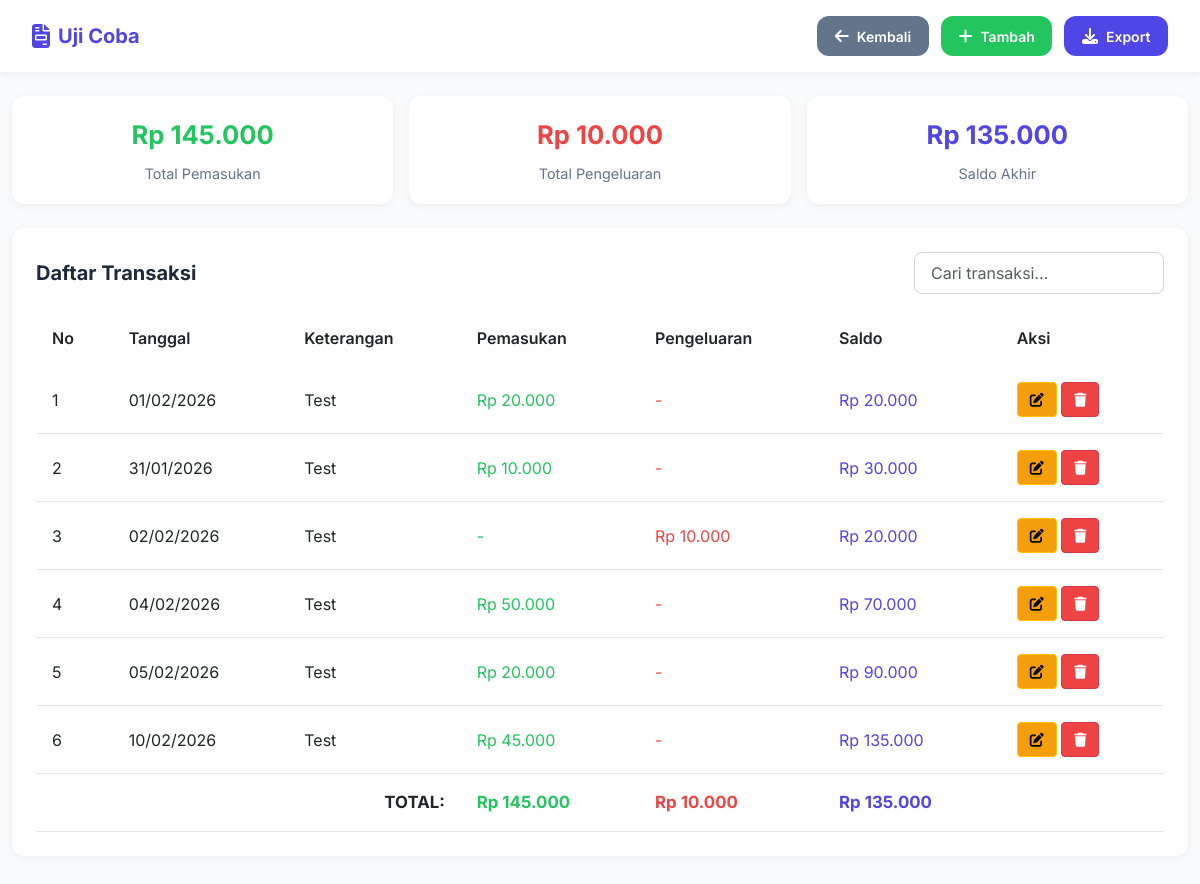
Page /detail-sheet.php?id_sheet=5 (signed in) on the committed database.
### tables this page shows
CREATE TABLE `sheet_info` (
  `id_sheet` int NOT NULL,
  `nama` varchar(50) NOT NULL,
  `kategori` varchar(50) NOT NULL,
  `saldo_awal` int NOT NULL,
  `deskripsi` varchar(50) NOT NULL
);

CREATE TABLE `sheet_data` (
  `id_data` int NOT NULL,
  `id_sheet` int NOT NULL,
  `tanggal` timestamp NOT NULL,
  `keterangan` varchar(50) NOT NULL,
  `notes` varchar(255) NOT NULL,
  `pemasukan` int DEFAULT NULL,
  `pengeluaran` int DEFAULT NULL,
  `saldo` int DEFAULT NULL
);

### detail-sheet.php (the view, shortened to what this page needs)
<?php
include 'koneksi.php';
$id_sheet = (int)$_GET['id_sheet'];
$q_info = mysqli_query($conn, "SELECT * FROM sheet_info WHERE id_sheet = $id_sheet");
$sheet = mysqli_fetch_assoc($q_info);
$q_data = mysqli_query($conn, "SELECT * FROM sheet_data WHERE id_sheet = $id_sheet ORDER BY id_data ASC");
$total_masuk = 0;
$total_keluar = 0;
while ($d = mysqli_fetch_assoc($q_data)) {
  $total_masuk += $d['pemasukan'];
  $total_keluar += $d['pengeluaran'];
}
$saldo_akhir = $sheet['saldo_awal'] + $total_masuk - $total_keluar;
mysqli_data_seek($q_data, 0);
?>
<!DOCTYPE html>
<html lang="id">
<head>
  <link href="https://cdn.jsdelivr.net/npm/bootstrap@5.3.0/dist/css/bootstrap.min.css" rel="stylesheet">
  <link href="https://cdnjs.cloudflare.com/ajax/libs/font-awesome/6.5.0/css/all.min.css" rel="stylesheet">
</head>
<body>
<nav class="navbar-custom">
  <div class="navbar-container">
    <a href="dashboard.php" class="navbar-brand">
      <i class="fas fa-file-invoice"></i>
      <span><?= htmlspecialchars($sheet['nama']) ?></span>
    </a>
    <div class="navbar-menu">
      <a href="dashboard.php" class="btn btn-secondary btn-modern">
        <i class="fas fa-arrow-left"></i> Kembali
      </a>
      <button class="btn btn-success btn-modern" data-bs-toggle="modal" data-bs-target="#addTransactionModal">
        <i class="fas fa-plus"></i> Tambah
      </button>
      <a href="export-docx.php?id_sheet=<?= $id_sheet ?>" class="btn btn-primary btn-modern">
        <i class="fas fa-download"></i> Export
      </a>
    </div>
  </div>
</nav>
<div class="container mt-4">
  <div class="summary-container">
    <div class="summary-card">
      <div class="summary-value text-success">Rp <?= number_format($total_masuk, 0, ',', '.') ?></div>
      <div class="summary-label">Total Pemasukan</div>
    </div>
    <div class="summary-card">
      <div class="summary-value text-danger">Rp <?= number_format($total_keluar, 0, ',', '.') ?></div>
      <div class="summary-label">Total Pengeluaran</div>
    </div>
    <div class="summary-card">
      <div class="summary-value text-primary">Rp <?= number_format($saldo_akhir, 0, ',', '.') ?></div>
      <div class="summary-label">Saldo Akhir</div>
    </div>
  </div>
  <div class="table-card">
    <div class="table-header">
      <h5 class="table-title">Daftar Transaksi</h5>
      <div class="search-bar">
        <input type="text" class="form-control" placeholder="Cari transaksi...">
      </div>
    </div>
    <div class="table-responsive">
      <table class="table align-middle">
        <thead>
          <tr>
            <th>No</th>
            <th>Tanggal</th>
            <th>Keterangan</th>
            <th>Pemasukan</th>
            <th>Pengeluaran</th>
            <th>Saldo</th>
            <th>Aksi</th>
          </tr>
        </thead>
        <tbody>
          <?php
          $no = 1;
          while ($row = mysqli_fetch_assoc($q_data)):
          ?>
          <tr>
            <td><?= $no++ ?></td>
            <td><?= date('d/m/Y', strtotime($row['tanggal'])) ?></td>
            <td><?= htmlspecialchars($row['keterangan']) ?></td>
            <td class="text-success"><?= $row['pemasukan'] ? 'Rp ' . number_format($row['pemasukan'], 0, ',', '.') : '-' ?></td>
            <td class="text-danger"><?= $row['pengeluaran'] ? 'Rp ' . number_format($row['pengeluaran'], 0, ',', '.') : '-' ?></td>
            <td class="text-primary">Rp <?= number_format($row['saldo'], 0, ',', '.') ?></td>
            <td>
              <button
                class="btn btn-sm btn-warning btn-edit"
                data-id="<?= $row['id_data'] ?>"
                data-tanggal="<?= $row['tanggal'] ?>"
                data-keterangan="<?= htmlspecialchars($row['keterangan']) ?>"
                data-pemasukan="<?= $row['pemasukan'] ?>"
                data-pengeluaran="<?= $row['pengeluaran'] ?>"
              >
                <i class="fa fa-edit"></i>
              </button>
              <button
                class="btn btn-sm btn-danger btn-delete"
                data-id="<?= $row['id_data'] ?>"
                data-keterangan="<?= htmlspecialchars($row['keterangan']) ?>"
              >
                <i class="fa fa-trash"></i>
              </button>
            </td>
          </tr>
          <?php endwhile; ?>
          <tr class="total-row">
            <td colspan="3" class="text-end">TOTAL:</td>
            <td class="text-success">Rp <?= number_format($total_masuk, 0, ',', '.') ?></td>
            <td class="text-danger">Rp <?= number_format($total_keluar, 0, ',', '.') ?></td>
            <td class="text-primary">Rp <?= number_format($saldo_akhir, 0, ',', '.') ?></td>
            <td></td>
          </tr>
        </tbody>
      </table>
    </div>
  </div>
</div>
</body>
</html>

### detail-sheet.php (style rules this page uses)
:root { --primary: #4f46e5; --success: #22c55e; --warning: #f59e0b; --danger: #ef4444; --text: #1e293b; --muted: #64748b; --bg: #f8fafc; --card: #ffffff; --radius: 12px; --shadow: 0 2px 8px rgba(0, 0, 0, 0.05); }
* { font-family: "Inter", sans-serif; margin: 0; padding: 0; box-sizing: border-box; }
body { background: var(--bg); color: var(--text); }
.navbar-custom { background: var(--card); box-shadow: var(--shadow); padding: 1rem 0; position: sticky; top: 0; z-index: 1000; }
.navbar-container { max-width: 1200px; margin: 0 auto; padding: 0 2rem; display: flex; justify-content: space-between; align-items: center; }
.navbar-brand { font-weight: 700; color: var(--primary); font-size: 1.25rem; display: flex; align-items: center; gap: 0.5rem; text-decoration: none; }
.navbar-brand i { font-size: 1.5rem; }
.navbar-menu { display: flex; gap: 0.75rem; align-items: center; }
.btn-modern { border-radius: var(--radius); border: none; font-weight: 600; padding: 0.6rem 1.1rem; display: inline-flex; align-items: center; gap: 0.5rem; cursor: pointer; transition: all 0.2s ease; text-decoration: none; color: white; font-size: 0.875rem; }
.btn-modern i { font-size: 1rem; }
.btn-primary { background: var(--primary); }
.btn-success { background: var(--success); }
.btn-danger { background: var(--danger); }
.btn-warning { background: var(--warning); }
.btn-secondary { background: var(--muted); }
.summary-container { display: grid; grid-template-columns: repeat(auto-fit, minmax(220px, 1fr)); gap: 1rem; margin-bottom: 1.5rem; }
.summary-card { background: var(--card); padding: 1.25rem; border-radius: var(--radius); box-shadow: var(--shadow); text-align: center; transition: 0.2s; }
.summary-value { font-size: 1.6rem; font-weight: 700; margin-bottom: 0.5rem; }
.summary-label { font-size: 0.9rem; color: var(--muted); }
.text-success { color: var(--success) !important; }
.text-danger { color: var(--danger) !important; }
.text-primary { color: var(--primary) !important; }
.table-card { background: var(--card); border-radius: var(--radius); box-shadow: var(--shadow); padding: 1.5rem; margin-bottom: 2rem; }
.table-header { display: flex; justify-content: space-between; align-items: center; margin-bottom: 1rem; gap: 1rem; flex-wrap: wrap; }
.table-title { font-size: 1.25rem; font-weight: 700; color: var(--text); margin: 0; }
.search-bar input { border-radius: 8px; border: 1px solid #d1d5db; padding: 0.5rem 1rem; width: 250px; }
.table { margin-bottom: 0; }
.table thead { background: #eef2ff; color: #374151; }
.table thead th { font-weight: 600; vertical-align: middle; padding: 1rem; border: none; }
.table tbody td { padding: 1rem; vertical-align: middle; }
.table tbody tr { border-bottom: 1px solid #e5e7eb; transition: background 0.2s; }
.total-row { background: #f1f5f9 !important; font-weight: 700; }
.total-row td { padding: 1rem !important; font-size: 1.05rem; }
.btn-sm { padding: 0.375rem 0.75rem; font-size: 0.875rem; }
.form-control, .form-select { border-radius: 8px; border: 1px solid #d1d5db; padding: 0.625rem 0.875rem; }
.container { max-width: 1200px; }

### rows in the picture
sheet_info: nama "Uji Coba", saldo_awal "135.000"
sheet_data: tanggal "01/02/2026", keterangan "Test", pemasukan "20.000", saldo "20.000"
sheet_data: tanggal "31/01/2026", keterangan "Test", pemasukan "10.000", saldo "30.000"
sheet_data: tanggal "02/02/2026", keterangan "Test", pengeluaran "10.000", saldo "20.000"
sheet_data: tanggal "04/02/2026", keterangan "Test", pemasukan "50.000", saldo "70.000"
sheet_data: tanggal "05/02/2026", keterangan "Test", pemasukan "20.000", saldo "90.000"
sheet_data: tanggal "10/02/2026", keterangan "Test", pemasukan "45.000", saldo "135.000"

### other values in the picture
$total_masuk "145.000"
$total_keluar "10.000"
